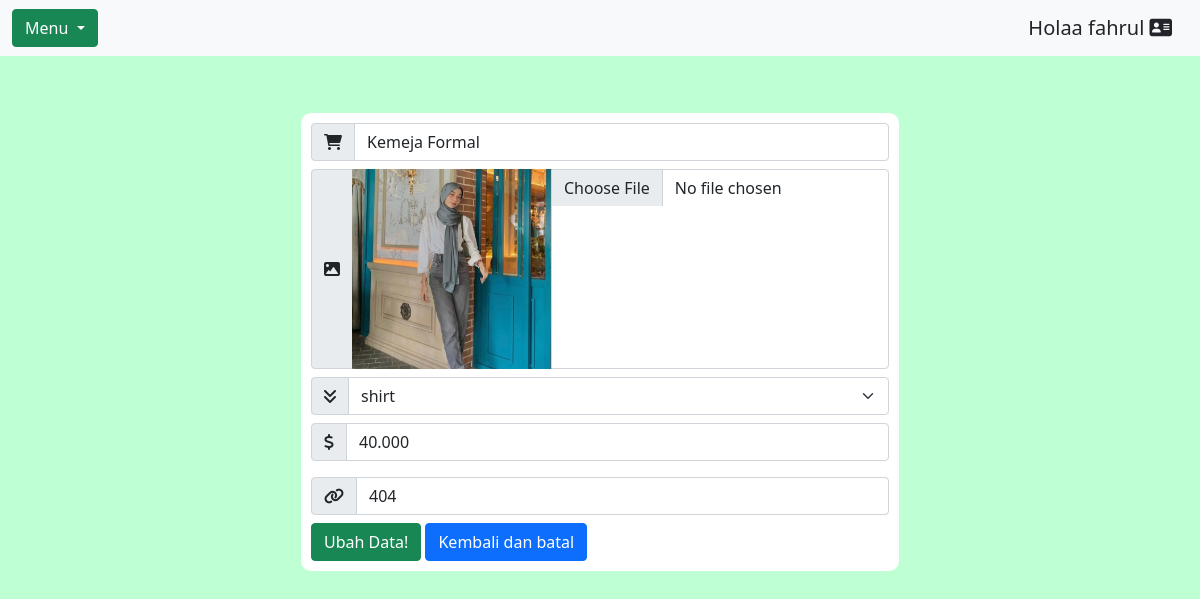
The app's page /view/admin/updateProduct.php?id=15 (signed in) with its own data.
### tables this page shows
CREATE TABLE `firstshop` (
  `id` int(11) NOT NULL,
  `productName` varchar(300) NOT NULL,
  `productCategory` varchar(200) NOT NULL,
  `productImage` varchar(300) NOT NULL,
  `productPrice` varchar(100) NOT NULL,
  `productOwner` varchar(500) NOT NULL,
  `productLink` varchar(500) NOT NULL
);

### model/dbConfig.php (called while the page is built, shortened)
<?php
$conn = mysqli_connect("localhost", "id19968197_fahrul", "@I9g?^2-~[\Eh(\h", "id19968197_affiliate");
function query($query)
{
    global $conn;
    $result = mysqli_query($conn, $query);
    $rows = [];
    while ($row = mysqli_fetch_assoc($result)) {
        $rows[] = $row;
    }
    return $rows;
}

### view/admin/updateProduct.php (the view, shortened to what this page needs)
<?php
require '../../model/dbConfig.php';
require '../../assets/css/admin/headerAdmin.php';
require '../../assets/css/admin/navbarAdmin.php';
$id = $_GET["id"];
$username = $_SESSION['username'];
$produk = query("SELECT * FROM firstshop WHERE productOwner = '$username' AND id = $id")[0];
?>
<body>
    <div class="container">
        <div class="inputData">
            <form accept="" method="post" enctype="multipart/form-data">
                <div class="input-group flex-nowrap mb-2">
                    <span class="input-group-text" id="addon-wrapping"><i class="fas fa-shopping-cart" aria-hidden="true"></i></span>
                    <input name="productName" value="<?= $produk["productName"]; ?>" id="productName" type="text" class="form-control" placeholder="Nama Produk..." aria-label="Username" aria-describedby="addon-wrapping">
                </div>
                <div class="input-group mb-2">
                    <label class="input-group-text" for="inputGroupFile01"><i class="fas fa-image" aria-hidden="true"></i></label>
                    <img width="200px" src="../../assets/img/dbs/<?php echo $produk['productImage']; ?>">
                    <input name="productImage" value="<?= $produk["productImage"]; ?>" type="file" class="form-control" id="inputGroupFile01">
                </div>
                <div class="input-group mb-2">
                    <label class="input-group-text" for="inputGroupSelect01"><i class="fas fa-angle-double-down" aria-hidden="true"></i></label>
                    <select name="productCategory" class="form-select" id="inputGroupSelect01">
                        <option selected><?= $produk["productCategory"]; ?></option>
                    </select>
                </div>
                <div class="input-group flex-nowrap mb-2">
                    <span class="input-group-text" id="addon-wrapping"><i class="fas fa-dollar-sign" aria-hidden="true"></i></span>
                    <input name="productPrice" value="<?= $produk["productPrice"]; ?>" id="productPrice" type="text" class="form-control" placeholder="Harga Produk..." aria-label="Username" aria-describedby="addon-wrapping">
                </div>
                <div class="input-group flex-nowrap mb-2">
                    <span class="input-group-text" id="addon-wrapping"><i class="fa fa-link" aria-hidden="true"></i></span>
                    <input name="productLink" id="productLink" value="<?= $produk["productLink"]; ?>" type="text" class="form-control" placeholder="Link Pembelian..." aria-label="Username" aria-describedby="addon-wrapping">
                </div>
                <button name="submit" id="submit" type="submit" class="btn btn-success">Ubah Data!</button>
                <a class="btn btn-primary" href="index.php" role="button">Kembali dan batal</a>
            </form>
        </div>
    </div>

### view/admin/updateProduct.php (style rules this page uses)
body { margin-top: 75px; background-color: #beffd4; }
.container { display: flex; justify-content: center; align-items: center; margin-top: 9%; }
.inputData { background-color: #fff; margin: 5px 5px; padding: 10px; border-radius: 10px; }

### records on screen
firstshop: productName "Kemeja Formal", productImage (picture), productCategory "shirt", productPrice "40.000", productLink "404"

### other values on screen
$username "fahrul"
